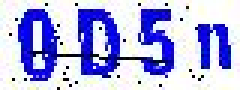
#> input picture captcha/0D5n.jpg, 80 x 30 px, found by its file name (shown 3 times larger)
$ python -i break.py   (imports and definitions only)   (older library calls are emulated)
#> lines starting #> are read from the running program, lines starting #| are printed output that depends on the picture; after the words box and inside, x2 and y2 are one past the last pixel; in counts of white or black regions, pixels touching at a corner belong together
#!/usr/bin/env python3
# -*- coding: utf-8 -*-

import numpy as np
from PIL import Image
import scipy.misc
from sklearn import neighbors
from scipy import interpolate
from os import listdir

# image to vector for training
def img2vector(fileName):
    retMat = np.zeros([676], int)
    img = np.array(Image.open(fileName).convert('1'))
    for i in range(26):
        for j in range(26):
            retMat[i*26 + j] = img[i][j]
    return retMat

# read train data
def readDataSet(path):
    fileList = listdir(path)
    numFiles = len(fileList)
    dataSet = np.zeros([numFiles, 676], int)
    hwLabels = np.zeros([numFiles])
    for i in range(numFiles):
        filePath = fileList[i]
        digit = int(filePath.split('_')[0])
        hwLabels[i] = digit
        dataSet[i] = img2vector(path + '/' + filePath)
    return dataSet, hwLabels
# [1 line that did not run here, left out]

knn = neighbors.KNeighborsClassifier(algorithm='kd_tree', n_neighbors=1)
# [1 line not run here, left out]


def array2vector(charn):
    retMat = np.zeros([676], int)
    for i in range(26):
        for j in range(26):
            retMat[i * 26 + j] = charn[i][j]
    return retMat

def char2int(digit):
    if ord('9') >= ord(digit) >= ord('0'):
        return int(digit)
    elif ord('z') >= ord(digit) >= ord('a'):
        return ord(digit) - ord('a') + 36
    else:
        return ord(digit) - ord('A') + 10

def int2char(digit):
    if 9 >= digit >= 0:
        return str(int(digit))
    elif 61 >= digit >= 36:
        return chr(int(digit) - 36 + ord('a'))
    else:
        return chr(int(digit) - 10 + ord('A'))

def compare(a, b):
    if a == b:
        return True
    elif ord(a) - ord(b) == ord('a') - ord('A'):
        return True
    elif ord(a) - ord(b) == ord('A') - ord('a'):
        return True
    else:
        return False

def data_and_label(fileName):
#> called with fileName = 'captcha/0D5n.jpg'
    img = Image.open('/Users/lijia/LearningFiles/MachineLearning/endcaptcha/captcha/' + fileName).convert('1')
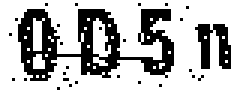
#> img: PIL image 80x30 1 (shown 3 times larger); 71.3% white; black in thin lines or dots, all inside (x1, y1, x2, y2) = (3, 1, 77, 30)
    region0 = (0, 0, 20, 30)
    region1 = (20, 0, 40, 30)
    region2 = (40, 0, 60, 30)
    region3 = (60, 0, 80, 30)
    char0 = np.array(img.crop(region0))
#> char0: shape (30, 20) bool; 67% white; black in thin lines or dots, all inside (x1, y1, x2, y2) = (3, 1, 20, 30)
    char1 = np.array(img.crop(region1))
#> char1: shape (30, 20) bool; 64.3% white; black in thin lines or dots
    char2 = np.array(img.crop(region2))
#> char2: shape (30, 20) bool; 72.5% white; black in thin lines or dots, all inside (x1, y1, x2, y2) = (0, 1, 18, 29)
    char3 = np.array(img.crop(region3))
#> char3: shape (30, 20) bool; 81.3% white; 6 black regions (5 under 20 px), largest, box (x1, y1, x2, y2) and area: (5, 8, 17, 23) 106
    char0 = process_img(char0)
    char1 = process_img(char1)
    char2 = process_img(char2)
    char3 = process_img(char3)
    dataSet = np.zeros([4, 676], int)
    hwLabels = np.zeros([4])
    digit0 = fileName.split('.')[0][0]
    digit1 = fileName.split('.')[0][1]
    digit2 = fileName.split('.')[0][2]
    digit3 = fileName.split('.')[0][3]
    dataSet[0] = array2vector(char0)
    dataSet[1] = array2vector(char1)
    dataSet[2] = array2vector(char2)
    dataSet[3] = array2vector(char3)
    hwLabels[0] = char2int(digit0)
    hwLabels[1] = char2int(digit1)
    hwLabels[2] = char2int(digit2)
    hwLabels[3] = char2int(digit3)
    return dataSet, hwLabels

def process_img(charn, rows = 30, cols = 20):
#> called with rows = 30, cols = 20
    char_ori = charn
    for i in range(rows)[1: rows - 1]:
        for j in range(cols)[1: cols - 1]:
            sum = 0
            if char_ori[i][j] == 255:
                break
            if char_ori[i - 1][j] == 0:
                sum = sum + 1
            if char_ori[i + 1][j] == 0:
                sum = sum + 1
            if char_ori[i][j - 1] == 0:
                sum = sum + 1
            if char_ori[i][j + 1] == 0:
                sum = sum + 1
            if sum < 2:
                charn[ i ][ j ] = 255
#> charn: shape (30, 20) bool; 68.5% white; black in thin lines or dots, all inside (x1, y1, x2, y2) = (6, 3, 20, 30)
    for i in range(rows):
        for j in range(cols):
            charn[i][j] = ~charn[i][j]
    begin_x, begin_y, end_x, end_y = 0, 0, 0, 0
    for i in range(rows):
        sum = 0
        for j in range(cols):
            if charn[i][j] == True:
                sum = sum + 1
        if sum >= 3:
            begin_y = i
            break
    for i in range(rows)[::-1]:
        sum = 0
        for j in range(cols):
            if charn[i][j] == True:
                sum = sum + 1
        if sum >= 3:
            end_y = i + 1
            break
    for i in range(cols):
        sum = 0
        for j in range(rows):
            if charn[j][i] == True:
                sum = sum + 1
        if sum >= 4:
            begin_x = i
            break
    for i in range(cols)[::-1]:
        sum = 0
        for j in range(rows):
            if charn[j][i] == True:
                sum = sum + 1
        if sum >= 3:
            end_x = i + 1
            break
    charn = charn[begin_y: end_y, begin_x: end_x]
    result = np.zeros((26, 26))
    old_row, old_col = charn.shape
#> old_row = 24; old_col = 14
    row_w = old_row / 26
#> row_w = 0.923
    col_w = old_col / 26
#> col_w = 0.538
    for i in range(26):
        for j in range(26):
            new_row = (round(row_w * i), old_row - 1)[round(row_w * j) >= old_row]
            new_col = (round(col_w * j), old_col - 1)[round(col_w * j) >= old_col]
            result[i][j] = charn[new_row][new_col]
#> result: shape (26, 26) float64; values 0 (black) and 1 (white), 57.4% white; 16 black regions (11 under 20 px), largest, box (x1, y1, x2, y2) and area: (9, 3, 16, 15) 59, (16, 0, 26, 10) 58, (18, 17, 26, 26) 48, (0, 12, 9, 26) 42, (9, 16, 16, 22) 36
    return result

# [1 line that did not run here, left out]
# [1 line that did not run here, left out]
# [1 line that did not run here, left out]
# [1 line that did not run here, left out]
# print("Total num:", num, " Wrong num:", error_num)
# [2 lines not run here, left out]


fileList = listdir('/Users/lijia/LearningFiles/MachineLearning/endcaptcha/captcha')
numFiles = len(fileList)
sum = 0

# [12 lines not run here, left out]

>>> result = data_and_label('captcha/0D5n.jpg')
#> call 2 of process_img, with rows = 30, cols = 20
#> after the loop in process_img (call 2), `for i in range(rows)[1: rows - 1]:`:
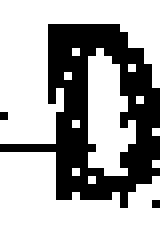
#> charn: shape (30, 20) bool (shown 8 times larger); 67% white; 3 black regions (2 under 20 px), largest, box (x1, y1, x2, y2) and area: (0, 3, 20, 26) 196
#> after the loop in process_img (call 2), `for i in range(26):`:
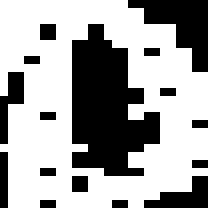
#> result: shape (26, 26) float64 (shown 8 times larger); values 0 (black) and 1 (white), 63.6% white; 16 black regions (14 under 20 px), largest, box (x1, y1, x2, y2) and area: (9, 3, 20, 22) 137, (16, 0, 26, 9) 44
#> call 3 of process_img, with rows = 30, cols = 20
#> after the loop in process_img (call 3), `for i in range(rows)[1: rows - 1]:`:
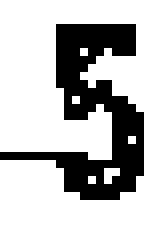
#> charn: shape (30, 20) bool (shown 8 times larger); 74.3% white; black in thin lines or dots, all inside (x1, y1, x2, y2) = (0, 3, 18, 25)
#> after the loop in process_img (call 3), `for i in range(26):`:
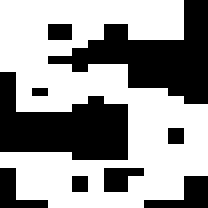
#> result: shape (26, 26) float64 (shown 8 times larger); values 0 (black) and 1 (white), 59% white; 9 black regions (7 under 20 px), largest, box (x1, y1, x2, y2) and area: (6, 0, 26, 13) 113, (0, 9, 16, 20) 106
#> call 4 of process_img, with rows = 30, cols = 20
#> after the loop in process_img (call 4), `for i in range(rows)[1: rows - 1]:`:
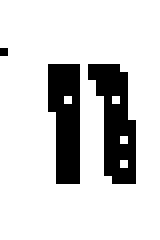
#> charn: shape (30, 20) bool (shown 8 times larger); 82.5% white; 3 black regions (1 under 20 px), largest, box (x1, y1, x2, y2) and area: (11, 8, 17, 23) 54, (6, 8, 10, 23) 50
#> after the loop in process_img (call 4), `for i in range(26):`:
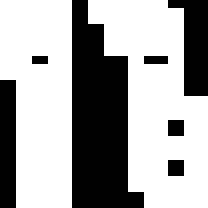
#> result: shape (26, 26) float64 (shown 8 times larger); values 0 (black) and 1 (white), 64.2% white; 7 black regions (4 under 20 px), largest, box (x1, y1, x2, y2) and area: (9, 0, 18, 26) 159, (21, 0, 26, 12) 38, (0, 10, 2, 26) 32
#> after the loop in array2vector, `for i in range(26):`: retMat = 676 values, max 1 at index 5, min 0 at index 0, mean 0.574

$ run again, on captcha/43Fa.jpg
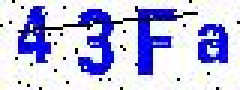
#> input picture captcha/43Fa.jpg, 80 x 30 px, found by its file name (shown 3 times larger)
#> in data_and_label, `img = Image.open('/Users/lijia/LearningFiles/MachineLearning/endcaptch..`:
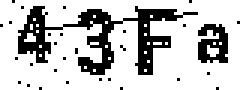
#> img: PIL image 80x30 1 (shown 3 times larger); 76.6% white; black in thin lines or dots
#> char0: shape (30, 20) bool; 78% white; black in thin lines or dots
#> char1: shape (30, 20) bool; 72.7% white; black in thin lines or dots, all inside (x1, y1, x2, y2) = (0, 2, 20, 28)
#> char2: shape (30, 20) bool; 72.8% white; black in thin lines or dots
#> char3: shape (30, 20) bool; 83% white; black in thin lines or dots
#> after the loop in process_img (call 4), `for i in range(26):`:
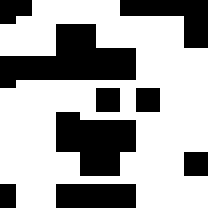
#> result: shape (26, 26) float64 (shown 8 times larger); values 0 (black) and 1 (white), 64.1% white; 9 black regions (5 under 20 px), largest, box (x1, y1, x2, y2) and area: (0, 3, 17, 11) 78, (7, 14, 17, 22) 58, (15, 0, 26, 6) 34, (7, 23, 17, 26) 30
#> after the loop in array2vector, `for i in range(26):`: retMat = 676 values, max 1 at index 11, min 0 at index 0, mean 0.55
